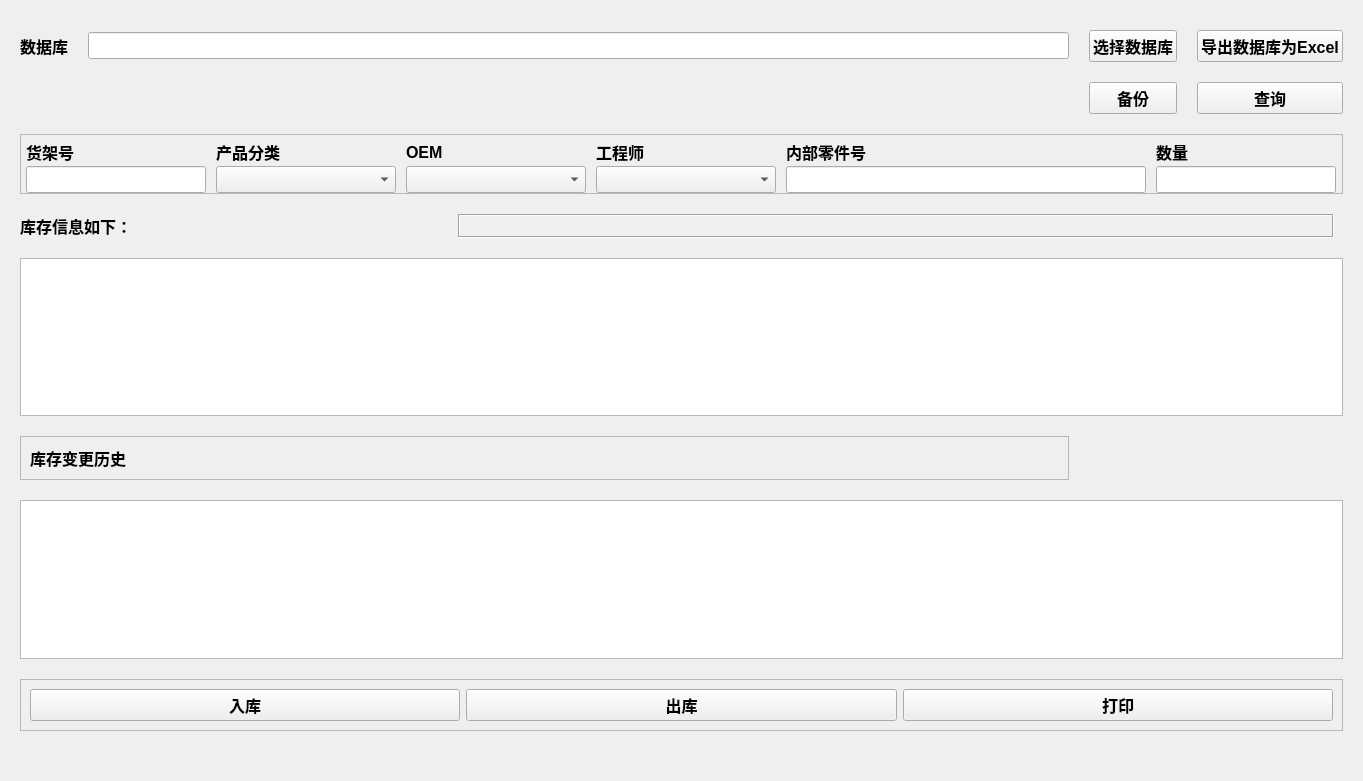
<?xml version="1.0" encoding="UTF-8"?>
<ui version="4.0">
 <class>SWA</class>
 <widget class="QWidget" name="SWA">
  <property name="geometry">
   <rect>
    <x>0</x>
    <y>0</y>
    <width>1363</width>
    <height>781</height>
   </rect>
  </property>
  <property name="windowTitle">
   <string>库存管理</string>
  </property>
  <layout class="QGridLayout" name="gridLayout_2" rowstretch="0,0,0,0,0,0,0,0,0">
   <property name="leftMargin">
    <number>20</number>
   </property>
   <property name="topMargin">
    <number>30</number>
   </property>
   <property name="rightMargin">
    <number>20</number>
   </property>
   <property name="bottomMargin">
    <number>50</number>
   </property>
   <property name="spacing">
    <number>20</number>
   </property>
   <item row="0" column="1">
    <widget class="QLineEdit" name="LE_Sql">
     <property name="font">
      <font>
       <pointsize>12</pointsize>
      </font>
     </property>
    </widget>
   </item>
   <item row="6" column="0" colspan="2">
    <widget class="QFrame" name="frame_4">
     <property name="frameShape">
      <enum>QFrame::StyledPanel</enum>
     </property>
     <property name="frameShadow">
      <enum>QFrame::Raised</enum>
     </property>
     <layout class="QVBoxLayout" name="verticalLayout">
      <item>
       <widget class="QLabel" name="label_9">
        <property name="font">
         <font>
          <pointsize>12</pointsize>
          <weight>75</weight>
          <bold>true</bold>
         </font>
        </property>
        <property name="text">
         <string>库存变更历史</string>
        </property>
       </widget>
      </item>
     </layout>
    </widget>
   </item>
   <item row="1" column="3">
    <widget class="QPushButton" name="BT_Query">
     <property name="font">
      <font>
       <pointsize>12</pointsize>
       <weight>75</weight>
       <bold>true</bold>
      </font>
     </property>
     <property name="text">
      <string>查询</string>
     </property>
    </widget>
   </item>
   <item row="1" column="2">
    <widget class="QPushButton" name="BT_BackUp">
     <property name="font">
      <font>
       <pointsize>12</pointsize>
       <weight>75</weight>
       <bold>true</bold>
      </font>
     </property>
     <property name="text">
      <string>备份</string>
     </property>
    </widget>
   </item>
   <item row="2" column="0" colspan="4">
    <widget class="QFrame" name="frame">
     <property name="font">
      <font>
       <pointsize>12</pointsize>
       <weight>75</weight>
       <bold>true</bold>
      </font>
     </property>
     <property name="frameShape">
      <enum>QFrame::StyledPanel</enum>
     </property>
     <property name="frameShadow">
      <enum>QFrame::Raised</enum>
     </property>
     <layout class="QGridLayout" name="gridLayout" columnstretch="2,2,2,2,4,2,0">
      <property name="leftMargin">
       <number>5</number>
      </property>
      <property name="topMargin">
       <number>5</number>
      </property>
      <property name="rightMargin">
       <number>6</number>
      </property>
      <property name="bottomMargin">
       <number>0</number>
      </property>
      <property name="horizontalSpacing">
       <number>10</number>
      </property>
      <property name="verticalSpacing">
       <number>2</number>
      </property>
      <item row="0" column="1">
       <widget class="QLabel" name="label_3">
        <property name="font">
         <font>
          <pointsize>12</pointsize>
          <weight>75</weight>
          <bold>true</bold>
         </font>
        </property>
        <property name="text">
         <string>产品分类</string>
        </property>
       </widget>
      </item>
      <item row="0" column="0">
       <widget class="QLabel" name="label_2">
        <property name="font">
         <font>
          <pointsize>12</pointsize>
          <weight>75</weight>
          <bold>true</bold>
         </font>
        </property>
        <property name="text">
         <string>货架号</string>
        </property>
       </widget>
      </item>
      <item row="1" column="2">
       <widget class="QComboBox" name="comboBox_OEM">
        <property name="font">
         <font>
          <pointsize>12</pointsize>
          <weight>75</weight>
          <bold>true</bold>
         </font>
        </property>
       </widget>
      </item>
      <item row="0" column="5">
       <widget class="QLabel" name="label_7">
        <property name="font">
         <font>
          <pointsize>12</pointsize>
          <weight>75</weight>
          <bold>true</bold>
         </font>
        </property>
        <property name="text">
         <string>数量</string>
        </property>
       </widget>
      </item>
      <item row="1" column="4">
       <widget class="QLineEdit" name="LE_PN">
        <property name="font">
         <font>
          <pointsize>12</pointsize>
          <weight>75</weight>
          <bold>true</bold>
         </font>
        </property>
       </widget>
      </item>
      <item row="0" column="3">
       <widget class="QLabel" name="label_5">
        <property name="font">
         <font>
          <pointsize>12</pointsize>
          <weight>75</weight>
          <bold>true</bold>
         </font>
        </property>
        <property name="text">
         <string>工程师</string>
        </property>
       </widget>
      </item>
      <item row="1" column="0">
       <widget class="QLineEdit" name="LE_ShelfNumber">
        <property name="font">
         <font>
          <pointsize>12</pointsize>
          <weight>75</weight>
          <bold>true</bold>
         </font>
        </property>
       </widget>
      </item>
      <item row="0" column="2">
       <widget class="QLabel" name="label_4">
        <property name="font">
         <font>
          <pointsize>12</pointsize>
          <weight>75</weight>
          <bold>true</bold>
         </font>
        </property>
        <property name="text">
         <string>OEM</string>
        </property>
       </widget>
      </item>
      <item row="1" column="1">
       <widget class="QComboBox" name="comboBox_Category">
        <property name="font">
         <font>
          <pointsize>12</pointsize>
          <weight>75</weight>
          <bold>true</bold>
         </font>
        </property>
       </widget>
      </item>
      <item row="1" column="5">
       <widget class="QLineEdit" name="LE_Quantity">
        <property name="font">
         <font>
          <pointsize>12</pointsize>
          <weight>75</weight>
          <bold>true</bold>
         </font>
        </property>
       </widget>
      </item>
      <item row="0" column="4">
       <widget class="QLabel" name="label_6">
        <property name="font">
         <font>
          <pointsize>12</pointsize>
          <weight>75</weight>
          <bold>true</bold>
         </font>
        </property>
        <property name="text">
         <string>内部零件号</string>
        </property>
       </widget>
      </item>
      <item row="1" column="3">
       <widget class="QComboBox" name="comboBox_Engineer">
        <property name="font">
         <font>
          <pointsize>12</pointsize>
          <weight>75</weight>
          <bold>true</bold>
         </font>
        </property>
       </widget>
      </item>
     </layout>
    </widget>
   </item>
   <item row="4" column="0" colspan="4">
    <widget class="QFrame" name="frame_3">
     <property name="frameShape">
      <enum>QFrame::NoFrame</enum>
     </property>
     <property name="frameShadow">
      <enum>QFrame::Sunken</enum>
     </property>
     <property name="lineWidth">
      <number>1</number>
     </property>
     <layout class="QHBoxLayout" name="horizontalLayout_2" stretch="2,4">
      <property name="spacing">
       <number>0</number>
      </property>
      <property name="sizeConstraint">
       <enum>QLayout::SetMinimumSize</enum>
      </property>
      <property name="leftMargin">
       <number>0</number>
      </property>
      <property name="topMargin">
       <number>0</number>
      </property>
      <property name="bottomMargin">
       <number>0</number>
      </property>
      <item>
       <widget class="QLabel" name="label_8">
        <property name="font">
         <font>
          <pointsize>12</pointsize>
          <weight>75</weight>
          <bold>true</bold>
         </font>
        </property>
        <property name="text">
         <string>库存信息如下：</string>
        </property>
       </widget>
      </item>
      <item>
       <widget class="QLabel" name="label_info">
        <property name="font">
         <font>
          <pointsize>12</pointsize>
          <weight>75</weight>
          <bold>true</bold>
         </font>
        </property>
        <property name="frameShape">
         <enum>QFrame::Box</enum>
        </property>
        <property name="frameShadow">
         <enum>QFrame::Sunken</enum>
        </property>
        <property name="text">
         <string/>
        </property>
       </widget>
      </item>
     </layout>
    </widget>
   </item>
   <item row="5" column="0" colspan="4">
    <widget class="QTableView" name="tableView_data">
     <property name="font">
      <font>
       <pointsize>12</pointsize>
      </font>
     </property>
     <property name="sizeAdjustPolicy">
      <enum>QAbstractScrollArea::AdjustIgnored</enum>
     </property>
     <property name="editTriggers">
      <set>QAbstractItemView::NoEditTriggers</set>
     </property>
    </widget>
   </item>
   <item row="0" column="0">
    <widget class="QLabel" name="label">
     <property name="font">
      <font>
       <pointsize>12</pointsize>
       <weight>75</weight>
       <bold>true</bold>
      </font>
     </property>
     <property name="text">
      <string>数据库</string>
     </property>
    </widget>
   </item>
   <item row="0" column="2">
    <widget class="QPushButton" name="BT_SelectSql">
     <property name="font">
      <font>
       <pointsize>12</pointsize>
       <weight>75</weight>
       <bold>true</bold>
      </font>
     </property>
     <property name="text">
      <string>选择数据库</string>
     </property>
    </widget>
   </item>
   <item row="0" column="3">
    <widget class="QPushButton" name="BT_Export">
     <property name="font">
      <font>
       <pointsize>12</pointsize>
       <weight>75</weight>
       <bold>true</bold>
      </font>
     </property>
     <property name="text">
      <string>导出数据库为Excel</string>
     </property>
    </widget>
   </item>
   <item row="7" column="0" colspan="4">
    <widget class="QTableView" name="tableView_history">
     <property name="font">
      <font>
       <pointsize>12</pointsize>
      </font>
     </property>
     <property name="sizeAdjustPolicy">
      <enum>QAbstractScrollArea::AdjustIgnored</enum>
     </property>
     <property name="editTriggers">
      <set>QAbstractItemView::NoEditTriggers</set>
     </property>
     <property name="gridStyle">
      <enum>Qt::DashDotLine</enum>
     </property>
    </widget>
   </item>
   <item row="8" column="0" colspan="4">
    <widget class="QFrame" name="frame_2">
     <property name="frameShape">
      <enum>QFrame::StyledPanel</enum>
     </property>
     <property name="frameShadow">
      <enum>QFrame::Raised</enum>
     </property>
     <layout class="QHBoxLayout" name="horizontalLayout" stretch="3,3,3">
      <item>
       <widget class="QPushButton" name="BT_StockIn">
        <property name="font">
         <font>
          <pointsize>12</pointsize>
          <weight>75</weight>
          <bold>true</bold>
         </font>
        </property>
        <property name="text">
         <string>入库</string>
        </property>
       </widget>
      </item>
      <item>
       <widget class="QPushButton" name="BT_StockOut">
        <property name="font">
         <font>
          <pointsize>12</pointsize>
          <weight>75</weight>
          <bold>true</bold>
         </font>
        </property>
        <property name="text">
         <string>出库</string>
        </property>
       </widget>
      </item>
      <item>
       <widget class="QPushButton" name="BT_Print">
        <property name="font">
         <font>
          <pointsize>12</pointsize>
          <weight>75</weight>
          <bold>true</bold>
         </font>
        </property>
        <property name="text">
         <string>打印</string>
        </property>
       </widget>
      </item>
     </layout>
    </widget>
   </item>
  </layout>
 </widget>
 <resources/>
 <connections/>
</ui>
